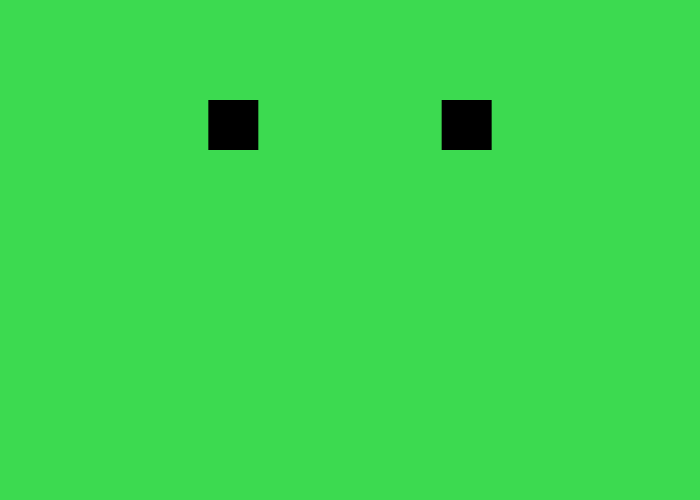
Frame 1 (no input)
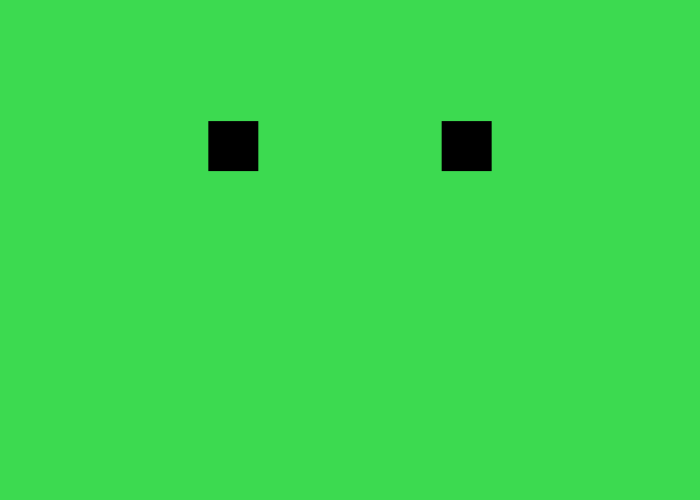
Frame 60 (the mouse pressed at the canvas centre just before this capture)
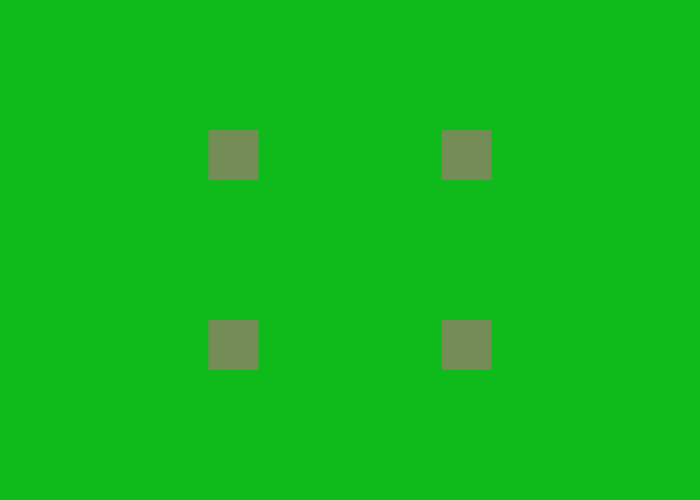
Frame 120 (the mouse held since frame 60 and released just before this capture)

The Processing sketch that drew these frames (run headless with seeded random() and noise(); from frame 60 on, the mouse is pressed at the canvas centre):

// Processing sketch: gravity_square
// ── gravity_square.pde
//defining floats of various squares
float x = 233.33;
float y = 0;
float speed = 0;
float speed2 = 0;
float y2 = height;
float gravity = 0.1;
float r = random(255);
float g = random(255);
float b = random(255);
float rb = random(255);
float gb = random(255);
float bb = random(255);
void setup() {
  size (700,500);
  fill(0);
  background(255);
}

void draw() {
  background(rb,gb,bb);


  // draw the squares that are falling, with a height defined with the variable y
  noStroke();
  rect(x+208.33,y-50,50,50);
  rect(x+208.33,y2,50,50);
  rect(x-25,y-50,50,50);
  rect(x-25,y2,50,50);
  //gravity
  y = (y + speed);
  y2 = (y2 + speed2);
  speed = speed + gravity;
  speed2 = speed2 - gravity;

  if (y > height || y < 0) {
    //color stuff
    float r = random(255);
    float g = random(255);
    float b = random(255);
    rb = rb + random(-55,55);
    gb = gb + random(-55,55);
    bb = bb + random(-55,55);
    //physics stuff
    speed = speed * -0.8;
    fill(r,g,b);
    background(rb,gb,bb);
    y = height;
    speed2 = speed2 * -0.8;
    y2 = 0;
  while (abs(speed) < 2){
      speed = speed + 15;
      speed2 = speed2 - 15;
    }
  }

}
